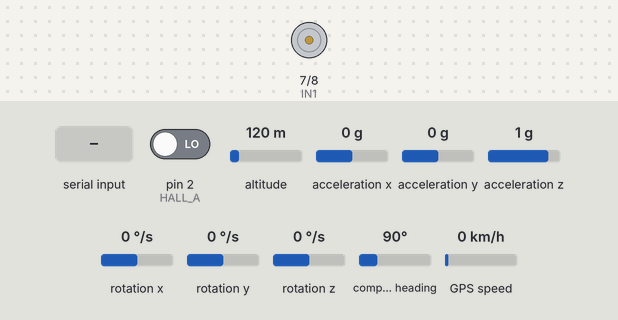
Simulated run of this sketch. Board: Arduino Uno, built with avr-gcc and run on an emulated ATmega328P. Parts: motor-driver pin pairs drawn as motors (green arrow = first pin HIGH = forward, orange = second pin HIGH = backward, longer = more drive, scaled by the enable pin). The test bench sets the inputs (shaded band); at power-on: rotation z 0 °/s, pin 2 (HALL_A) LOW, altitude 120 m, acceleration x 0 g, acceleration y 0 g, acceleration z 1 g, rotation x 0 °/s, rotation y 0 °/s, compass heading 90°, GPS speed 0 km/h. The GPS gets a fix after 3 s at 37.7749, -122.4194 with 8 satellites; what the sketch prints to the serial monitor is not drawn.

Above: at 4.2 s.
4.3 s: "30,150\n" received over Serial
At 5.4 s:
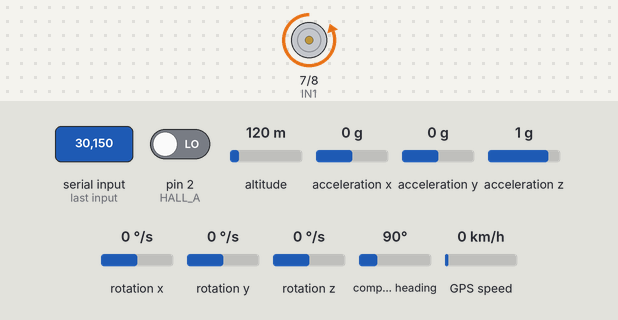
5.8 s: rotation z set to -192 °/s
At 6.26 s:
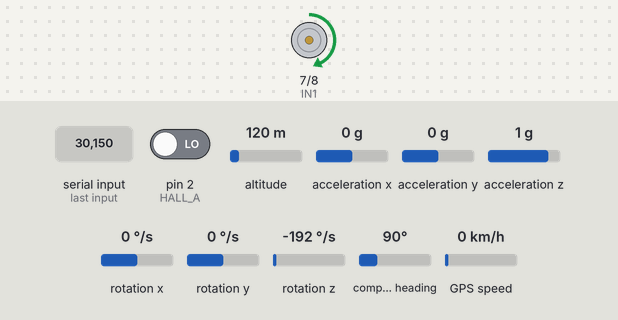
At 6.9 s:
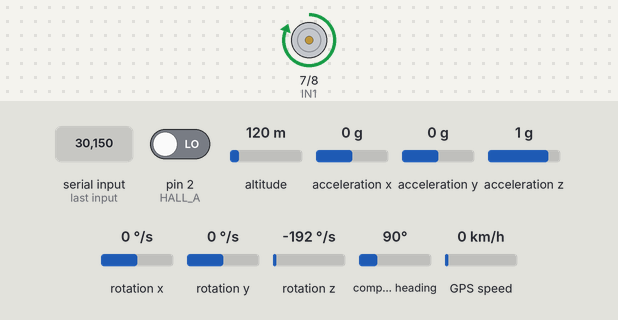
9.3 s: rotation z set to -100 °/s
Timing chart, 0 to 51.7 s (numbered marks = the images above; inputs shaded):
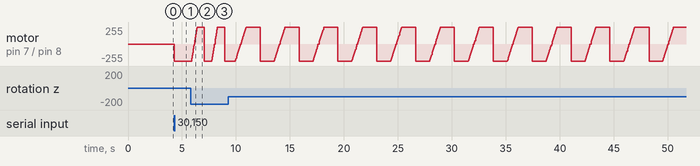

The sketch:

NIOT_integrated.ino
```cpp
#define HALL_A 2
#define HALL_B 3
#define IN1 7
#define IN2 8
#define ENA 9

volatile int position = 0;
const float pulsesPerRevolution = 14.0;
const float degreesPerPulse = 360.0 / pulsesPerRevolution;

unsigned long lastPulseTime = 0;
float estimatedAngle = 0;
float lastAngle = 0;
float hallAlpha = 0.3;

#include <TinyGPSPlus.h>
#include <SoftwareSerial.h>
SoftwareSerial gpsSerial(10, 11);
TinyGPSPlus gps;

double destinationLat = 0.0;
double destinationLon = 0.0;
double currentLat = 0.0;
double currentLon = 0.0;

#include <Wire.h>
#include <MPU6050_tockn.h>
MPU6050 mpu6050(Wire);

const float alpha = 0.98;
float pitch = 0, roll = 0, yaw = 0;
unsigned long prevTime = 0;

const float L = 1.5;
const float V = 0.35;
const float Cr = 0.3;
const float Iz = 0.3279;
const float maxRudderAngle = 60.0;

void setup() {
    pinMode(HALL_A, INPUT);
    pinMode(HALL_B, INPUT);
    pinMode(IN1, OUTPUT);
    pinMode(IN2, OUTPUT);
    pinMode(ENA, OUTPUT);

    Serial.begin(115200);
    gpsSerial.begin(9600);

    attachInterrupt(digitalPinToInterrupt(HALL_A), hallSensorISR, CHANGE);
    position = 0;
    estimatedAngle = 0;
    lastAngle = 0;
    lastPulseTime = micros();

    Serial.println("System Initialized. Starting at 0 degrees.");

    Wire.begin();
    mpu6050.begin();
    Serial.println("Calibrating gyroscope... Keep the sensor still.");
    mpu6050.calcGyroOffsets(true);
    Serial.println("Calibration complete.");

    prevTime = millis();

    Serial.println("GPS Data Processing Started...");
    Serial.println("Enter Destination Latitude and Longitude in format: lat lon");
}

void loop() {
    while (gpsSerial.available()) gps.encode(gpsSerial.read());

    if (Serial.available()) {
        float lat = Serial.parseFloat();
        float lon = Serial.parseFloat();
        if (lat != 0.0 && lon != 0.0) {
            destinationLat = lat;
            destinationLon = lon;
            Serial.print("Destination Set: ");
            Serial.print(destinationLat, 6);
            Serial.print(", ");
            Serial.println(destinationLon, 6);
        } else {
            Serial.println("Invalid destination coordinates.");
        }

        while (Serial.available()) Serial.read();
    }

    if (gps.location.isUpdated()) {
        currentLat = gps.location.lat();
        currentLon = gps.location.lng();

        Serial.print("Current Position: ");
        Serial.print(currentLat, 6); Serial.print(", ");
        Serial.println(currentLon, 6);

        if (destinationLat != 0.0 && destinationLon != 0.0) {
            double bearing = calculateBearing(currentLat, currentLon, destinationLat, destinationLon);
            double distance = calculateDistance(currentLat, currentLon, destinationLat, destinationLon);

            Serial.print("Bearing Angle to Destination: ");
            Serial.println(bearing, 2);

            Serial.print("Distance to Destination (m): ");
            Serial.println(distance, 2);
        }

        Serial.println("--------------------------");
    }

    if (destinationLat != 0.0 && destinationLon != 0.0 && currentLat != 0.0 && currentLon != 0.0) {
        mpu6050.update();

        unsigned long currentTime = millis();
        float deltaTime = (currentTime - prevTime) / 1000.0;
        prevTime = currentTime;

        float accX = mpu6050.getAccX();
        float accY = mpu6050.getAccY();
        float accZ = mpu6050.getAccZ();
        float gyroX = mpu6050.getGyroX();
        float gyroY = mpu6050.getGyroY();
        float gyroZ = mpu6050.getGyroZ();

        float accPitch = atan2(accY, sqrt(accX * accX + accZ * accZ)) * 180 / PI;
        float accRoll  = atan2(-accX, accZ) * 180 / PI;

        pitch = alpha * (pitch + gyroX * deltaTime) + (1 - alpha) * accPitch;
        roll  = alpha * (roll  + gyroY * deltaTime) + (1 - alpha) * accRoll;
        yaw  += gyroZ * deltaTime;

        if (yaw < 0) yaw += 360;
        if (yaw >= 360) yaw -= 360;

        Serial.print(" Yaw: "); Serial.print(yaw, 2);

        unsigned long timeSinceLastPulse = micros() - lastPulseTime;
        float interpolationFactor = timeSinceLastPulse / 50000.0;
        if (interpolationFactor > 1.0) interpolationFactor = 1.0;

        float targetAngle = position * degreesPerPulse;

        if (position == 0 && lastAngle == 0) {
            estimatedAngle = 0;
        } else {
            estimatedAngle = (1 - hallAlpha) * lastAngle + hallAlpha * (targetAngle + (degreesPerPulse * interpolationFactor));
        }

        if (abs(estimatedAngle) < 0.01) estimatedAngle = 0.00;
        if (estimatedAngle > 360.0) estimatedAngle -= 360.0;
        if (estimatedAngle < -360.0) estimatedAngle += 360.0;

        double bearing = calculateBearing(currentLat, currentLon, destinationLat, destinationLon);
        float yawDiff = bearing - yaw;
        if (yawDiff > 180) yawDiff -= 360;
        if (yawDiff < -180) yawDiff += 360;

        float Kp = 1.2;
        float rudderAngleDeg = constrain(Kp * yawDiff, -maxRudderAngle, maxRudderAngle);

        float yawTolerance = 5.0;
        float rudderTolerance = 1.5;

        bool yawAligned = abs(yawDiff) <= yawTolerance;
        bool rudderReached = abs(estimatedAngle - rudderAngleDeg) <= rudderTolerance;
        bool angleLimitReached = abs(estimatedAngle) >= maxRudderAngle;

        if (yawAligned || rudderReached || angleLimitReached) {
            analogWrite(ENA, 0);
        } else {
            analogWrite(ENA, map(abs(rudderAngleDeg), 0, maxRudderAngle, 0, 255));

            if (rudderAngleDeg > estimatedAngle) {
                digitalWrite(IN1, HIGH);
                digitalWrite(IN2, LOW);
            } else {
                digitalWrite(IN1, LOW);
                digitalWrite(IN2, HIGH);
            }
        }

        Serial.print(" | Rudder Cmd: "); Serial.print(rudderAngleDeg, 2);
        Serial.print(" deg | YawDifference: "); Serial.print(yawDiff);
        Serial.print(" | Shaft Angle: "); Serial.print(estimatedAngle, 2);
        Serial.print(" | RudderError: "); Serial.print(estimatedAngle - rudderAngleDeg, 2);
        Serial.println(" deg");

        lastAngle = estimatedAngle;
    }
}

void hallSensorISR() {
    bool ha = digitalRead(HALL_A);
    bool hb = digitalRead(HALL_B);

    if (ha == hb) {
        position++;
    } else {
        position--;
    }

    lastPulseTime = micros();
}

double calculateBearing(double lat1, double lon1, double lat2, double lon2) {
    lat1 = radians(lat1);
    lon1 = radians(lon1);
    lat2 = radians(lat2);
    lon2 = radians(lon2);

    double dLon = lon2 - lon1;
    double y = sin(dLon) * cos(lat2);
    double x = cos(lat1) * sin(lat2) - sin(lat1) * cos(lat2) * cos(dLon);
    double bearing = atan2(y, x);
    bearing = degrees(bearing);
    return (bearing < 0) ? bearing + 360.0 : bearing;
}

double calculateDistance(double lat1, double lon1, double lat2, double lon2) {
    const double R = 6371000;
    lat1 = radians(lat1);
    lon1 = radians(lon1);
    lat2 = radians(lat2);
    lon2 = radians(lon2);

    double dLat = lat2 - lat1;
    double dLon = lon2 - lon1;

    double a = sin(dLat / 2) * sin(dLat / 2) +
               cos(lat1) * cos(lat2) * sin(dLon / 2) * sin(dLon / 2);

    double c = 2 * atan2(sqrt(a), sqrt(1 - a));
    return R * c;
}
```

Measured:
- after the input at 4.3 s, motor on pin 7 (IN1) / pin 8 (IN2): stopped → backward 255/255 at once
- after the input at 5.8 s, motor on pin 7 (IN1) / pin 8 (IN2): ramps from backward 255/255 to forward 255/255 and jumps back, once every 1.9 s
